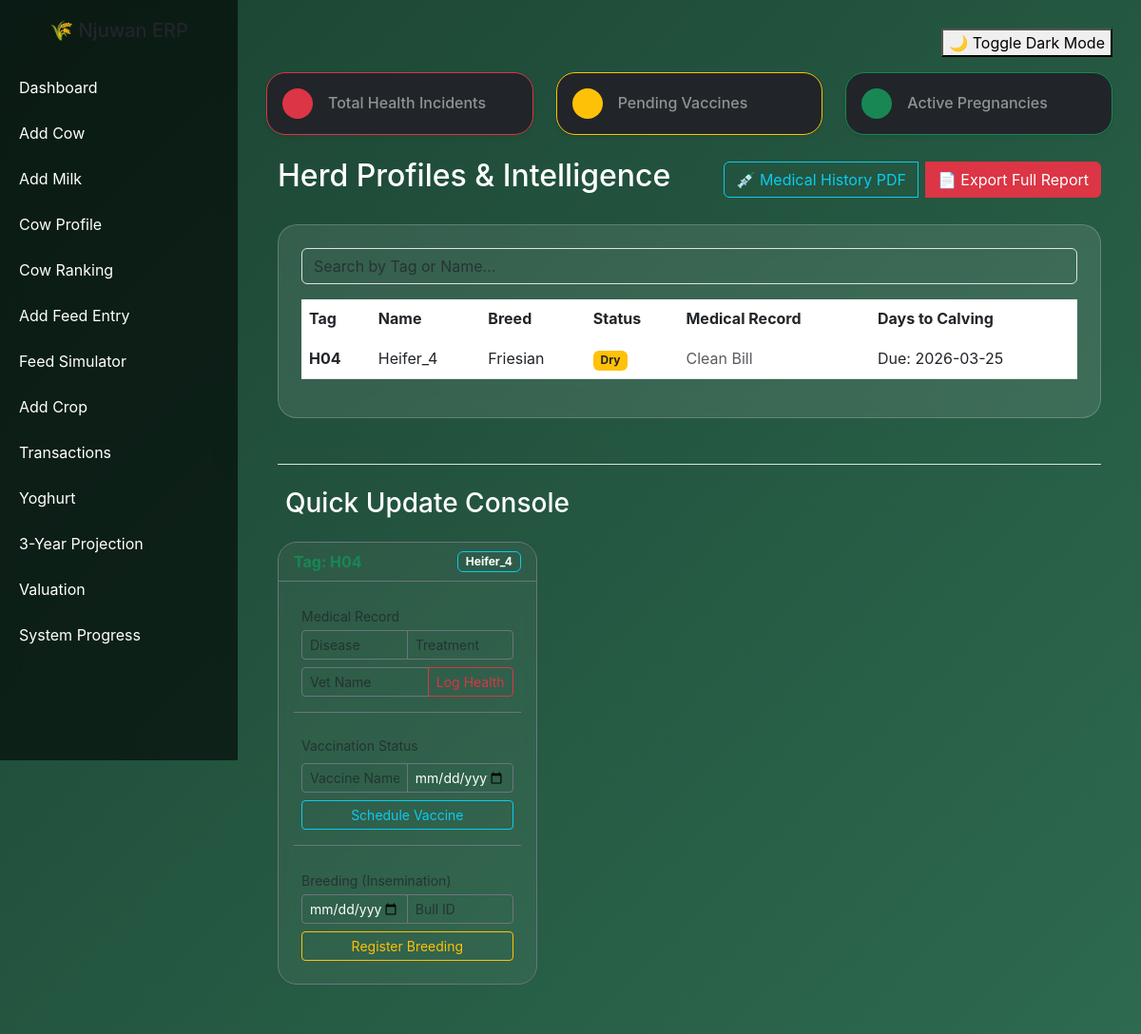
The app's page /view_profile/10 with its own data.
### models.py (models this page shows, shortened)
class Cow(db.Model):
    __tablename__ = "cows"
    id = db.Column(db.Integer, primary_key=True)
    tag_number = db.Column(db.String(50), unique=True)
    name = db.Column(db.String(100))  # New Name Column
    breed = db.Column(db.String(50))
    birth_date = db.Column(db.Date)
    age = db.Column(db.Integer)
    farm_id = db.Column(db.Integer, db.ForeignKey("farms.id"))
    weight_kg = db.Column(db.Float) # Useful for health monitoring
    _status = db.Column("status", db.String(50), default="Lactating")
    @property
    def status(self):
        if self.name and "Calf" in self.name:
            return "Young"
        latest = Breeding.query.filter_by(cow_id=self.id).order_by(Breeding.id.desc()).first()
        if latest and latest.expected_calving:
            from datetime import datetime
            today = datetime.now().date()
            days_to_calving = (latest.expected_calving - today).days
            if 0 < days_to_calving <= 60:
                return "Dry"
            elif days_to_calving > 60:
                return "Pregnant"
        return self._status or "Lactating"
    @status.setter
    def status(self, value):
        self._status = value
    feed_records = db.relationship("Feed", backref="cow", lazy=True)
    milk_records = db.relationship("MilkProduction", backref="cow", lazy='dynamic')
    health_records = db.relationship('HealthRecord', backref='cow', lazy=True)
    vaccinations = db.relationship('Vaccination', backref='cow', lazy=True)
    breeding_records = db.relationship('Breeding', backref='cow', lazy=True)

class Breeding(db.Model):
    id = db.Column(db.Integer, primary_key=True)
    cow_id = db.Column(db.Integer, db.ForeignKey('cows.id'))
    insemination_date = db.Column(db.Date)
    bull = db.Column(db.String(50))
    pregnancy_status = db.Column(db.String(20), default="Unknown")
    expected_calving = db.Column(db.Date) # Calculated via your app.py logic

### app.py (the view)
@app.route('/view_profile/<int:cow_id>')
def view_profile(cow_id):
    cow = Cow.query.get_or_404(cow_id)
    return render_template('cow_profile.html', cows=[cow])

### templates/cow_profile.html (shortened to what this page needs)
{% extends "base.html" %}
{% block content %}
<div class="row mb-4">
    <div class="col-md-4">
        <div class="card bg-dark border-danger p-3 shadow-sm">
            <div class="d-flex align-items-center">
                <div class="rounded-circle bg-danger p-3 me-3">
                </div>
                <div>
                    <h6 class="mb-0 text-white-50">Total Health Incidents</h6>
                </div>
            </div>
        </div>
    </div>
    <div class="col-md-4">
        <div class="card bg-dark border-warning p-3 shadow-sm">
            <div class="d-flex align-items-center">
                <div class="rounded-circle bg-warning p-3 me-3">
                </div>
                <div>
                    <h6 class="mb-0 text-white-50">Pending Vaccines</h6>
                </div>
            </div>
        </div>
    </div>
    <div class="col-md-4">
        <div class="card bg-dark border-success p-3 shadow-sm">
            <div class="d-flex align-items-center">
                <div class="rounded-circle bg-success p-3 me-3">
                </div>
                <div>
                    <h6 class="mb-0 text-white-50 text-truncate">Active Pregnancies</h6>
                </div>
            </div>
        </div>
    </div>
</div>
<div class="container fade-in">
    <div class="d-flex justify-content-between align-items-center mb-4">
        <h2 class="text-white">Herd Profiles & Intelligence</h2>
        <div class="btn-group">
            <button onclick="generateMedicalPDF()" class="btn btn-outline-info me-2">💉 Medical History PDF</button>
            <button onclick="generatePDF()" class="btn btn-danger">📄 Export Full Report</button>
        </div>
    </div>
    <div class="card p-4 mb-5">
        <div class="mb-3">
            <input type="text" id="cowSearch" class="form-control bg-transparent text-white"
                   placeholder="Search by Tag or Name..." onkeyup="filterTable()">
        </div>
        <div class="table-responsive">
            <table class="table table-hover text-white" id="cowTable">
                <thead>
                    <tr style="border-bottom: 2px solid rgba(255,255,255,0.1);">
                        <th>Tag</th>
                        <th>Name</th>
                        <th>Breed</th>
                        <th>Status</th>
                        <th>Medical Record</th>
                        <th>Days to Calving</th>
                    </tr>
                </thead>
                <tbody>
                    {% for cow in cows %}
                    <tr>
                        <td><strong>{{ cow.tag_number }}</strong></td>
                        <td>{{ cow.name }}</td>
                        <td>{{ cow.breed }}</td>
                        <td>
                            <span class="badge
                            {% if cow.status == 'Dry' %}bg-warning text-dark
                            {% elif cow.status == 'Pregnant' %}bg-primary
                            {% elif cow.status == 'Lactating' %}bg-success
                            {% elif cow.status == 'Young' %}bg-info
                            {% else %}bg-secondary{% endif %}">
                            {{ cow.status }}
                        </span>
                    </td>
                    <td>
                        {% if cow.health_records %}
                            <span class="text-danger"><i class="fas fa-exclamation-triangle"></i> Review Records</span>
                        {% else %}
                            <span class="text-muted">Clean Bill</span>
                        {% endif %}
                    </td>
                    <td>
                        {% set latest_breeding = cow.breeding_records|last %}
                        {% if latest_breeding and latest_breeding.expected_calving %}
                            Due: {{ latest_breeding.expected_calving.strftime('%Y-%m-%d') }}
                        {% else %}
                            <span class="text-muted">Not Expecting</span>
                        {% endif %}
                    </td>
                </tr>
                {% endfor %}
            </tbody>
            </table>
        </div>
    </div>
    <div class="mt-5 border-top pt-4">
        <h3 class="text-white mb-4">Quick Update Console</h3>
        <div class="row">
            {% for cow in cows %}
            <div class="col-xl-4 col-md-6 mb-4">
                <div class="card bg-dark text-white border-secondary h-100" style="background: rgba(255, 255, 255, 0.05) !important; backdrop-filter: blur(10px);">
                    <div class="card-header border-secondary d-flex justify-content-between align-items-center">
                        <span class="fw-bold text-success">Tag: {{ cow.tag_number }}</span>
                        <span class="badge bg-outline-info border border-info">{{ cow.name }}</span>
                    </div>
                    <div class="card-body">
                        <form action="{{ url_for('add_health', cow_id=cow.id) }}" method="POST" class="mb-3 p-2 border-bottom border-secondary pb-3">
                            <label class="small text-muted mb-1">Medical Record</label>
                            <div class="input-group input-group-sm mb-2">
                                <input type="text" name="disease" class="form-control bg-transparent text-white border-secondary" placeholder="Disease" required>
                                <input type="text" name="treatment" class="form-control bg-transparent text-white border-secondary" placeholder="Treatment">
                            </div>
                            <div class="input-group input-group-sm">
                                <input type="text" name="vet_name" class="form-control bg-transparent text-white border-secondary" placeholder="Vet Name">
                                <button class="btn btn-outline-danger" type="submit">Log Health</button>
                            </div>
                        </form>
                        <div class="mb-3 p-2 border-bottom border-secondary pb-3">
                            <label class="small text-muted mb-2 d-block">Vaccination Status</label>
                            <form action="{{ url_for('add_vaccination', cow_id=cow.id) }}" method="POST">
                                <div class="input-group input-group-sm mb-2">
                                    <input type="text" name="vaccine" class="form-control bg-transparent text-white border-secondary" placeholder="Vaccine Name" required>
                                    <input type="date" name="due_date" class="form-control bg-transparent text-white border-secondary" required>
                                </div>
                                <button class="btn btn-sm btn-outline-info w-100" type="submit">Schedule Vaccine</button>
                            </form>
                        </div>
                        <form action="{{ url_for('add_breeding', cow_id=cow.id) }}" method="POST" class="p-2">
                            <label class="small text-muted mb-1">Breeding (Insemination)</label>
                            <div class="input-group input-group-sm mb-2">
                                <input type="date" name="insemination_date" class="form-control bg-transparent text-white border-secondary" required>
                                <input type="text" name="bull" class="form-control bg-transparent text-white border-secondary" placeholder="Bull ID">
                            </div>
                            <button class="btn btn-sm btn-outline-warning w-100" type="submit">Register Breeding</button>
                        </form>
                    </div>
                </div>
            </div>
            {% endfor %}
        </div>
    </div>
</div>
{% endblock %}

### templates/base.html (style rules this page uses)
body { margin: 0; font-family: 'Inter', sans-serif; background: linear-gradient(135deg, #1b4332, #2d6a4f); overflow-x: hidden; }
.card { background: rgba(255,255,255,0.1); border-radius: 20px; backdrop-filter: blur(15px); color: white; border: 1px solid rgba(255,255,255,0.2); transition: 0.3s ease; }
.fade-in { animation: fadeIn 0.6s ease; }

### records on screen
Cow: tag_number "H04", name "Heifer_4", breed "Friesian", status "Dry"
Breeding: expected_calving "2026-03-25"
